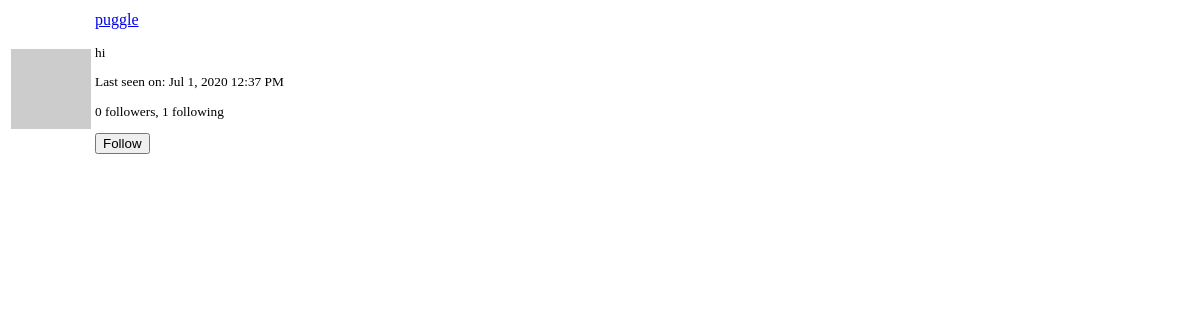
Page /user/puggle/popup (signed in) on the earlier database version.
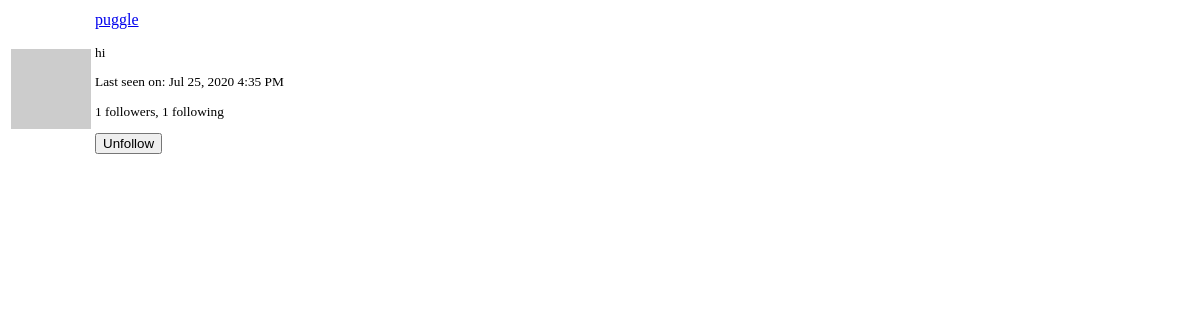
Same page on the later database version.
### app/models.py (models this page shows, shortened)
class PaginatedAPIMixin(object):
    @staticmethod
    def to_collection_dict(query, page, per_page, endpoint, **kwargs):
        resources = query.paginate(page, per_page, False)
        data = {
            'items': [item.to_dict() for item in resources.items],
            '_meta': {
                'page': page,
                'per_page': per_page,
                'total_pages': resources.pages,
                'total_items': resources.total
            },
            '_links': {
                'self': url_for(endpoint, page=page, per_page=per_page,
                                **kwargs),
                'next': url_for(endpoint, page=page + 1, per_page=per_page,
                                **kwargs) if resources.has_next else None,
                'prev': url_for(endpoint, page=page - 1, per_page=per_page,
                                **kwargs) if resources.has_prev else None
            }
        }
        return data

class User(PaginatedAPIMixin, UserMixin, db.Model):
    id = db.Column(db.Integer, primary_key=True)
    username = db.Column(db.String(64), index=True, unique=True)
    email = db.Column(db.String(120), index=True, unique=True)
    password_hash = db.Column(db.String(128))
    posts = db.relationship('Post', backref='author', lazy='dynamic')
    about_me = db.Column(db.String(140))
    last_seen = db.Column(db.DateTime, default=datetime.utcnow)
    followed = db.relationship(
        'User', secondary=followers,
        primaryjoin=(followers.c.follower_id == id),
        secondaryjoin=(followers.c.followed_id == id),
        backref=db.backref('followers', lazy='dynamic'), lazy='dynamic')
    messages_sent = db.relationship('Message',
                                    foreign_keys='Message.sender_id',
                                    backref='author', lazy='dynamic')
    messages_received = db.relationship('Message',
                                        foreign_keys='Message.recipient_id',
                                        backref='recipient', lazy='dynamic')
    last_message_read_time = db.Column(db.DateTime)
    notifications = db.relationship('Notification', backref='user', lazy='dynamic')
    tasks = db.relationship('Task', backref='user', lazy='dynamic')
    token = db.Column(db.String(32), index=True, unique=True)
    token_expiration = db.Column(db.DateTime)
    def avatar(self, size):
        digest = md5(self.email.lower().encode('utf-8')).hexdigest()
        return 'https://www.gravatar.com/avatar/{}?d=identicon&s={}'.format(
            digest, size)
    def is_following(self, user):
        return self.followed.filter(
            followers.c.followed_id == user.id).count() > 0

### app/main/routes.py (the view)
@bp.route('/user/<username>/popup')
@login_required
def user_popup(username):
    user = User.query.filter_by(username=username).first_or_404()
    form = EmptyForm()
    return render_template('user_popup.html', user=user, form=form)

### app/main/forms.py
class SearchForm(FlaskForm):
    q = StringField(_l('search'), validators=[DataRequired()])
    def __init__(self, *args, **kwargs):
        if 'formdata' not in kwargs:
            kwargs['formdata'] = request.args
        if 'csrf_enabled' not in kwargs:
            kwargs['csrf_enabled'] = False
        super(SearchForm, self).__init__(*args, **kwargs)

class EmptyForm(FlaskForm):
    submit = SubmitField('Submit')

### app/main/routes.py (called while the page is built)
@bp.before_app_request
def before_request():
    if current_user.is_authenticated:
        current_user.last_seen = datetime.utcnow()
        db.session.commit()
        g.search_form = SearchForm()
    g.locale = str(get_locale())

### app/models.py (called while the page is built)
@login.user_loader
def load_user(id):
    return User.query.get(int(id))

    @classmethod
    def before_commit(cls, session):
        session._changes = {
            'add': list(session.new),
            'update': list(session.dirty),
            'delete': list(session.deleted)
        }

### app/main/templates/user_popup.html (shortened to what this page needs)
<table class="table">
    <tr>
        <td width="64" style="border: 0px;"><img src="{{ user.avatar(64) }}"></td>
        <td style="border: 0px;">
            <p><a href="{{ url_for('main.user', username=user.username) }}">{{ user.username }}</a></p>
            <small>
                {% if user.about_me %}<p>{{ user.about_me }}</p>{% endif %}
                {% if user.last_seen %}
                <p>{{ _('Last seen on') }}: {{ moment(user.last_seen).format('lll') }}</p>
                {% endif %}
                <p>
                    {{ _('%(count)d followers', count=user.followers.count()) }},
                    {{ _('%(count)d following', count=user.followed.count()) }}
                </p>
                {% if user != current_user %}
                    {% if not current_user.is_following(user) %}
                    <p>
                        <form action="{{ url_for('main.follow', username=user.username) }}" method="post">
                            {{ form.submit(value=_('Follow'), class_='btn btn-outline-primary btn-sm') }}
                        </form>
                    </p>
                    {% else %}
                    <p>
                        <form action="{{ url_for('main.unfollow', username=user.username) }}" method="post">
                            {{ form.submit(value=_('Unfollow'), class_='btn btn-outline-primary btn-sm') }}
                        </form>
                    </p>
                    {% endif %}
                {% endif %}
            </small>
        </td>
    </tr>
</table>

Differences in the rows shown:
changed User "puggle": last_seen "Jul 1, 2020 12:37 PM" → "Jul 25, 2020 4:35 PM"
Other differences:
form field submit: (not shown) → "Unfollow"
form field submit: "Follow" → (not shown)
text no longer shown: "0 followers"
text now shown: "1 followers"
